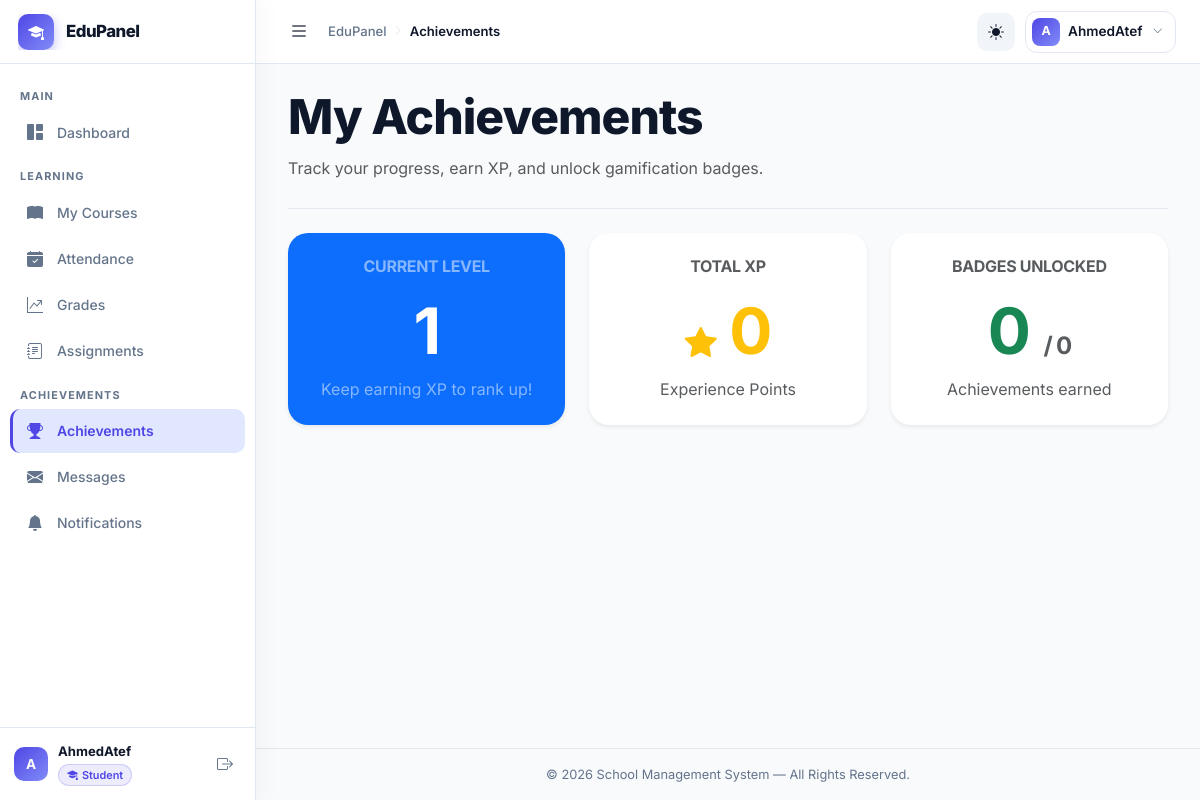
The page /modules/student/achievements.php (signed in) on the database as committed earlier.
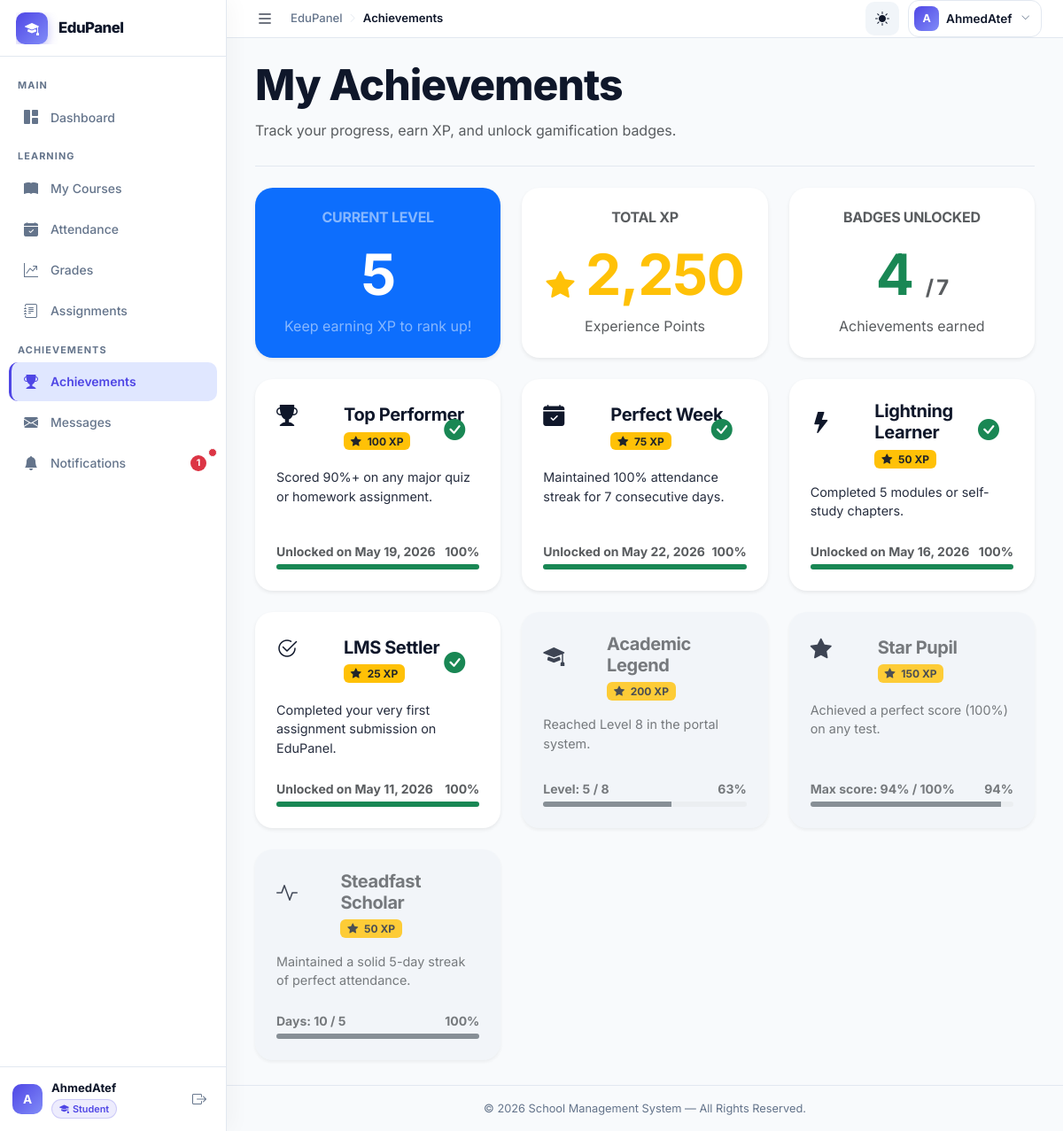
The same page on the database as committed later.
### tables this page shows
CREATE TABLE `student_xp` (
  `id` int(11) NOT NULL AUTO_INCREMENT,
  `user_id` int(11) NOT NULL,
  `xp` int(11) NOT NULL DEFAULT 0,
  `level` tinyint(4) NOT NULL DEFAULT 1,
  `updated_at` timestamp NOT NULL DEFAULT current_timestamp() ON UPDATE current_timestamp(),
  PRIMARY KEY (`id`),
  UNIQUE KEY `uq_xp_user` (`user_id`),
  KEY `fk_xp_user` (`user_id`),
  CONSTRAINT `fk_xp_user` FOREIGN KEY (`user_id`) REFERENCES `users` (`id`) ON DELETE CASCADE
);

CREATE TABLE `achievements` (
  `id` int(11) NOT NULL AUTO_INCREMENT,
  `name` varchar(100) NOT NULL,
  `description` varchar(255) DEFAULT NULL,
  `icon` varchar(60) DEFAULT 'bi-trophy-fill',
  `color` enum('primary','success','warning','danger','info') DEFAULT 'warning',
  `xp_reward` int(11) NOT NULL DEFAULT 50,
  `created_at` timestamp NOT NULL DEFAULT current_timestamp(),
  PRIMARY KEY (`id`)
);

### config/auth.php (called while the page is built, shortened)
<?php
function current_user_id(): int
{
    return (int) ($_SESSION['user_id'] ?? 0);
}

### modules/student/achievements.php (the view, shortened to what the rows shown need)
<?php
require_once BASE_PATH . '/config/connect.php';
require_once BASE_PATH . '/config/auth.php';
$userId = current_user_id();
$stmtXp = $conn->prepare("SELECT xp, level FROM student_xp WHERE user_id = ?");
$stmtXp->bind_param('i', $userId);
$stmtXp->execute();
$xpData = $stmtXp->get_result()->fetch_assoc();
$xp = $xpData['xp'] ?? 0;
$level = $xpData['level'] ?? 1;
$allAchievements = $conn->query("SELECT * FROM achievements ORDER BY id ASC")->fetch_all(MYSQLI_ASSOC);
$stmtUnlocked = $conn->prepare("SELECT achievement_id, earned_at FROM student_achievements WHERE user_id = ?");
$stmtUnlocked->bind_param('i', $userId);
$stmtUnlocked->execute();
$unlockedRaw = $stmtUnlocked->get_result()->fetch_all(MYSQLI_ASSOC);
$unlockedIds = [];
$earnedDates = [];
foreach ($unlockedRaw as $u) {
    $unlockedIds[] = $u['achievement_id'];
    $earnedDates[$u['achievement_id']] = $u['earned_at'];
}
$stats = [];
$stmtMaxScore = $conn->prepare("
    SELECT MAX(g.score / a.max_score * 100) AS max_pct
    FROM grades g JOIN assignments a ON a.id = g.assignment_id
    WHERE g.user_id = ? AND a.max_score > 0
");
$stmtMaxScore->bind_param('i', $userId);
$stmtMaxScore->execute();
$stats['max_score_pct'] = (int) ($stmtMaxScore->get_result()->fetch_assoc()['max_pct'] ?? 0);
$stmtCount = $conn->prepare("SELECT COUNT(*) AS total FROM grades WHERE user_id = ?");
$stmtCount->bind_param('i', $userId);
$stmtCount->execute();
$stats['completed_assignments'] = (int) ($stmtCount->get_result()->fetch_assoc()['total'] ?? 0);
$stmtAtt = $conn->prepare("SELECT COUNT(*) AS total FROM attendance WHERE user_id = ? AND status = 'present'");
$stmtAtt->bind_param('i', $userId);
$stmtAtt->execute();
$stats['present_days'] = (int) ($stmtAtt->get_result()->fetch_assoc()['total'] ?? 0);
require_once BASE_PATH . '/includes/header.php';
?>
<div class="dashboard-hero mb-4">
    <div class="dashboard-hero-text">
        <h1 class="dashboard-title">My Achievements</h1>
    </div>
</div>
<div class="row g-4 mb-4">
    <div class="col-md-6 col-xl-4">
        <div class="dashboard-card h-100 border-0 shadow-sm text-center bg-primary text-white">
            <h6 class="text-white-50 text-uppercase mb-3">Current Level</h6>
            <h1 class="display-3 fw-bold mb-0"><?= $level; ?></h1>
            <p class="text-white-50 mt-2 mb-0">Keep earning XP to rank up!</p>
        </div>
    </div>
    <div class="col-md-6 col-xl-4">
        <div class="dashboard-card h-100 border-0 shadow-sm text-center">
            <h6 class="text-muted text-uppercase mb-3">Total XP</h6>
            <h1 class="display-3 fw-bold text-warning mb-0"><i class="bi bi-star-fill fs-2"></i> <?= number_format($xp); ?></h1>
            <p class="text-muted mt-2 mb-0">Experience Points</p>
        </div>
    </div>
    <div class="col-md-6 col-xl-4">
        <div class="dashboard-card h-100 border-0 shadow-sm text-center">
            <h1 class="display-3 fw-bold text-success mb-0"><?= count($unlockedIds); ?> <span class="fs-4 text-muted">/ <?= count($allAchievements); ?></span></h1>
        </div>
    </div>
</div>
<div class="row g-4">
    <?php foreach ($allAchievements as $ach):
        $isUnlocked = in_array($ach['id'], $unlockedIds);
        $color = $ach['color'] ?: 'primary';
        $icon = $ach['icon'] ?: 'bi-trophy-fill';
        $progPct = 0;
        $progText = '';
        if ($isUnlocked) {
            $progPct = 100;
            $progText = "Unlocked on " . date('M d, Y', strtotime($earnedDates[$ach['id']]));
        } else {
            if (strpos($ach['name'], 'Top Performer') !== false) {
                $progPct = min(100, round(($stats['max_score_pct'] / 90) * 100));
                $progText = "Max score: {$stats['max_score_pct']}% / 90%";
            } elseif (strpos($ach['name'], 'Perfect Week') !== false) {
                $progPct = min(100, round(($stats['present_days'] / 7) * 100));
                $progText = "Days: {$stats['present_days']} / 7";
            } elseif (strpos($ach['name'], 'Lightning Learner') !== false) {
                $progPct = min(100, round(($stats['completed_assignments'] / 5) * 100));
                $progText = "Assignments: {$stats['completed_assignments']} / 5";
            } elseif (strpos($ach['name'], 'LMS Settler') !== false) {
                $progPct = min(100, round(($stats['completed_assignments'] / 1) * 100));
                $progText = "Assignments: {$stats['completed_assignments']} / 1";
            } elseif (strpos($ach['name'], 'Legend') !== false) {
                $progPct = min(100, round(($level / 8) * 100));
                $progText = "Level: {$level} / 8";
            } elseif (strpos($ach['name'], 'Star Pupil') !== false) {
                $progPct = min(100, round(($stats['max_score_pct'] / 100) * 100));
                $progText = "Max score: {$stats['max_score_pct']}% / 100%";
            } elseif (strpos($ach['name'], 'Scholar') !== false) {
                $progPct = min(100, round(($stats['present_days'] / 5) * 100));
                $progText = "Days: {$stats['present_days']} / 5";
            } else {
                $progPct = 0;
                $progText = "Locked";
            }
        }
    ?>
    <div class="col-md-6 col-xl-4">
        <div class="dashboard-card h-100 border-0 shadow-sm" style="<?= $isUnlocked ? '' : 'background: var(--app-surface-soft); opacity: 0.8;'; ?> padding: 1.5rem;">
            <div class="position-relative h-100 d-flex flex-column">
                <?php if ($isUnlocked): ?>
                    <div class="position-absolute top-0 end-0 p-3">
                        <i class="bi bi-check-circle-fill text-success fs-4"></i>
                    </div>
                <?php endif; ?>
                <div class="d-flex align-items-center mb-3">
                    <div class="icon-box icon-box-<?= $isUnlocked ? $color : 'secondary'; ?> me-3" style="width: 60px; height: 60px; font-size: 1.5rem;">
                        <i class="bi <?= $icon; ?>"></i>
                    </div>
                    <div>
                        <h5 class="mb-1 fw-bold <?= $isUnlocked ? '' : 'text-muted'; ?>" style="<?= $isUnlocked ? 'color: var(--app-text);' : ''; ?>"><?= htmlspecialchars($ach['name']); ?></h5>
                        <span class="badge bg-warning text-dark"><i class="bi bi-star-fill me-1"></i> <?= $ach['xp_reward']; ?> XP</span>
                    </div>
                </div>
                <p class="<?= $isUnlocked ? '' : 'text-muted'; ?> mb-4" style="font-size: 0.9rem; min-height: 40px; <?= $isUnlocked ? 'color: var(--app-text); opacity: 0.9;' : ''; ?>">
                    <?= htmlspecialchars($ach['description']); ?>
                </p>
                <div class="mt-auto">
                    <div class="d-flex justify-content-between mb-1">
                        <small class="text-muted fw-bold"><?= $progText; ?></small>
                        <small class="text-muted fw-bold"><?= $progPct; ?>%</small>
                    </div>
                    <div class="progress" style="height: 6px;">
                        <div class="progress-bar <?= $isUnlocked ? 'bg-success' : 'bg-secondary'; ?>" role="progressbar" style="width: <?= $progPct; ?>%" aria-valuenow="<?= $progPct; ?>" aria-valuemin="0" aria-valuemax="100"></div>
                    </div>
                </div>
            </div>
        </div>
    </div>
    <?php endforeach; ?>
</div>
<?php require_once BASE_PATH . '/includes/footer.php'; ?>

Rows that differ between the two databases and show on the page:
added student_xp: level "5", xp "2,250", level "Level: 5 / 8", level "63"
added achievements: name "Top Performer", xp_reward "100", description "Scored 90%+ on any major quiz or homework assignment.", id "Unlocked on May 19, 2026", id "100"
added achievements: name "Perfect Week", xp_reward "75", description "Maintained 100% attendance streak for 7 consecutive days.", id "Unlocked on May 22, 2026", id "100"
added achievements: name "Lightning Learner", xp_reward "50", description "Completed 5 modules or self-study chapters.", id "Unlocked on May 16, 2026", id "100"
added achievements: name "LMS Settler", xp_reward "25", description "Completed your very first assignment submission on EduPanel.", id "Unlocked on May 11, 2026", id "100"
added achievements: name "Academic Legend", xp_reward "200", description "Reached Level 8 in the portal system."
added achievements: name "Star Pupil", xp_reward "150", description "Achieved a perfect score (100%) on any test.", progText "Max score: 94% / 100%", progPct "94"
added achievements: name "Steadfast Scholar", xp_reward "50", description "Maintained a solid 5-day streak of perfect attendance.", progText "Days: 10 / 5", progPct "100"
Other text that changed with them:
$unreadCount: (not shown) → "1"
count($unlockedIds): "0" → "4"
count($allAchievements): "0" → "7"
$level: "1" → (not shown)
$xp: "0" → (not shown)
